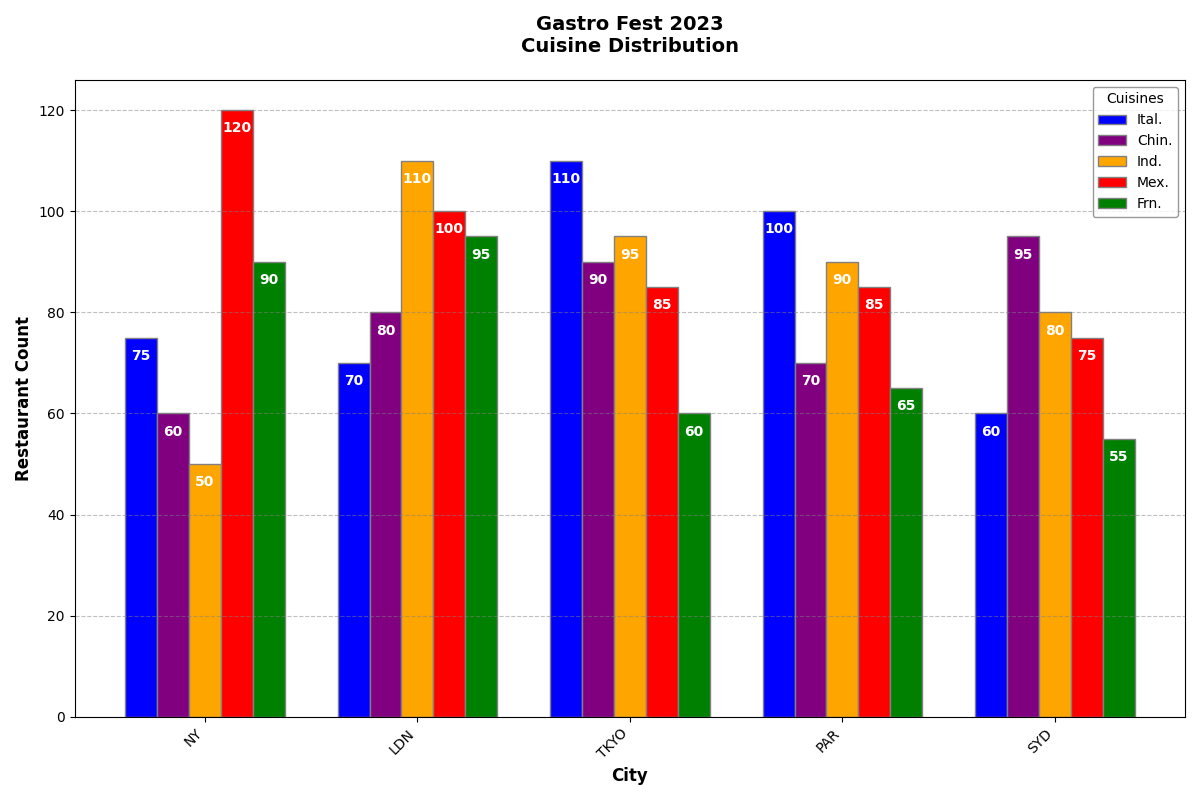

Write the Python code that produced this figure.
import matplotlib.pyplot as plt
import numpy as np

cities = ['NY', 'LDN', 'TKYO', 'PAR', 'SYD']
cuisines = ['Ital.', 'Chin.', 'Ind.', 'Mex.', 'Frn.']

data = np.array([
    [75, 60, 50, 120, 90],
    [70, 80, 110, 100, 95],
    [110, 90, 95, 85, 60],
    [100, 70, 90, 85, 65],
    [60, 95, 80, 75, 55]
])

bar_width = 0.15

r1 = np.arange(len(cities))
r2 = [x + bar_width for x in r1]
r3 = [x + bar_width for x in r2]
r4 = [x + bar_width for x in r3]
r5 = [x + bar_width for x in r4]

fig, ax = plt.subplots(figsize=(12, 8))

bar1 = ax.bar(r1, data[:, 0], color='blue', width=bar_width, edgecolor='grey', label=cuisines[0])
bar2 = ax.bar(r2, data[:, 1], color='purple', width=bar_width, edgecolor='grey', label=cuisines[1])
bar3 = ax.bar(r3, data[:, 2], color='orange', width=bar_width, edgecolor='grey', label=cuisines[2])
bar4 = ax.bar(r4, data[:, 3], color='red', width=bar_width, edgecolor='grey', label=cuisines[3])
bar5 = ax.bar(r5, data[:, 4], color='green', width=bar_width, edgecolor='grey', label=cuisines[4])

ax.set_xlabel('City', fontweight='bold', fontsize=12)
ax.set_ylabel('Restaurant Count', fontweight='bold', fontsize=12)
ax.set_title('Gastro Fest 2023\nCuisine Distribution', fontweight='bold', fontsize=14, pad=20)

ax.set_xticks([r + 2 * bar_width for r in range(len(cities))])
ax.set_xticklabels(cities, rotation=45, ha='right', fontsize=10)

ax.legend(title='Cuisines', loc='upper right', fontsize=10, edgecolor='grey')

ax.yaxis.grid(True, linestyle='--', which='major', color='grey', alpha=0.5)

def add_labels(bars):
    for bar in bars:
        height = bar.get_height()
        ax.text(bar.get_x() + bar.get_width()/2., height - 5, f'{int(height)}', ha='center', va='bottom', color='white', fontweight='bold')

add_labels(bar1)
add_labels(bar2)
add_labels(bar3)
add_labels(bar4)
add_labels(bar5)

plt.tight_layout()

plt.show()
